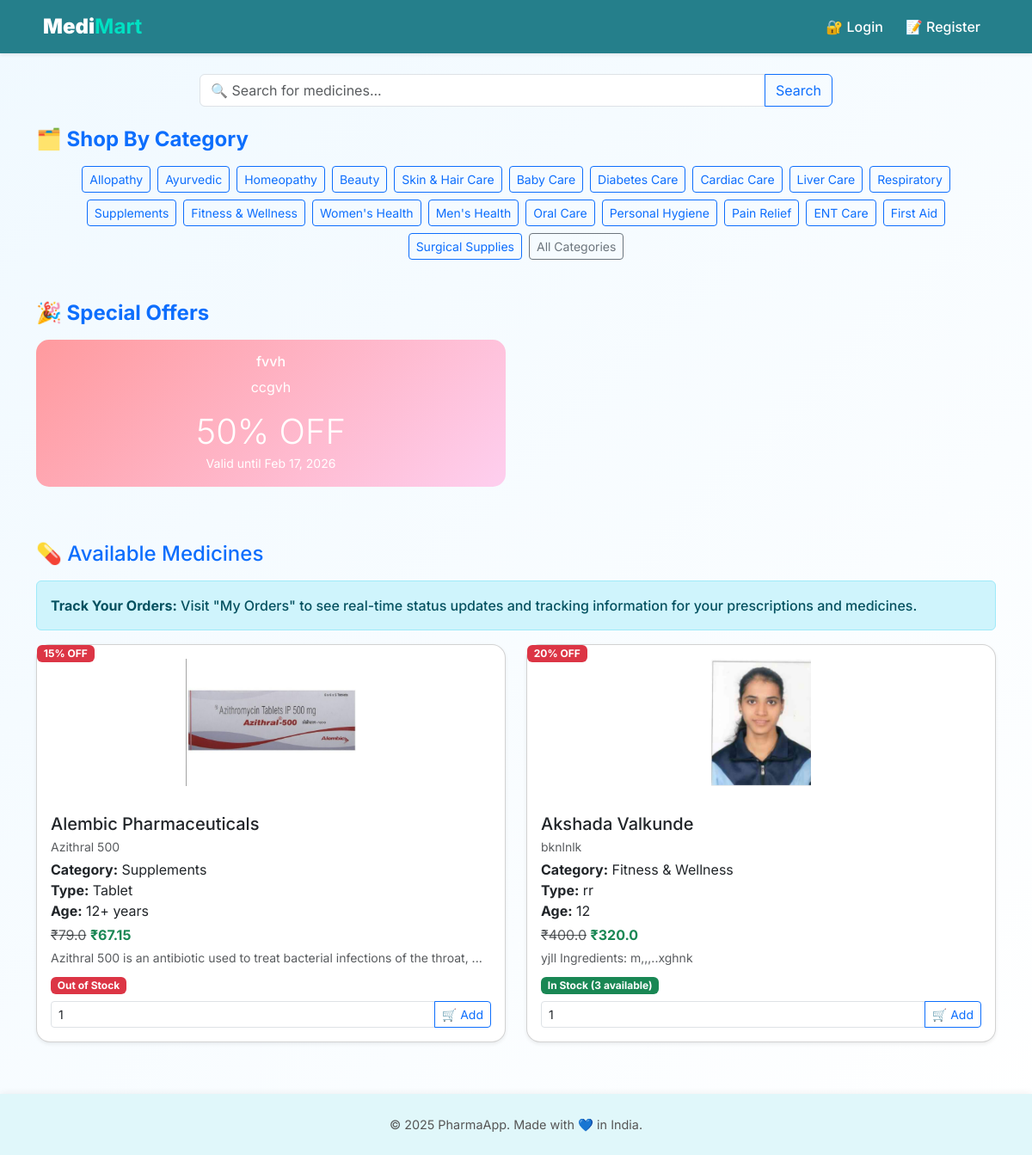
The page / on the database its author committed.
### models.py (models this page shows)
class Offer(db.Model):
    id = db.Column(db.Integer, primary_key=True)
    title = db.Column(db.String(200), nullable=False)
    description = db.Column(db.Text, nullable=False)
    discount = db.Column(db.Integer, nullable=False)
    valid_until = db.Column(db.DateTime, nullable=False)

class Medicine(db.Model):
    id = db.Column(db.Integer, primary_key=True)
    medicine_name = db.Column(db.String(100), nullable=False)
    name = db.Column(db.String(100), nullable=False)
    type = db.Column(db.String(50), nullable=False)
    age_group = db.Column(db.String(50), nullable=False)
    category = db.Column(db.String(50), nullable=False)
    price = db.Column(db.Float, nullable=False)
    discount = db.Column(db.Integer, default=0)
    stock = db.Column(db.Integer, nullable=False)
    image = db.Column(db.String(200), nullable=True)
    description = db.Column(db.Text, nullable=True)

### routes/main.py (the view)
@main_bp.route('/', methods=['GET', 'POST'])
def home():
    if request.method == 'POST':
        flash('POST request received!')
        return redirect(url_for('main.home'))
    search_query = request.args.get('search', '')
    category_filter = request.args.get('category', '')
    brand_filter = request.args.get('brand', '')
    medicines_query = Medicine.query
    if search_query:
        medicines_query = medicines_query.filter(
            (Medicine.name.ilike(f'%{search_query}%')) |
            (Medicine.medicine_name.ilike(f'%{search_query}%'))
        )
    if category_filter:
        medicines_query = medicines_query.filter(Medicine.category.ilike(f'%{category_filter}%'))
    if brand_filter:
        medicines_query = medicines_query.filter(Medicine.name.ilike(f'%{brand_filter}%'))
    medicines = medicines_query.all()
    offers = Offer.query.all()
    return render_template('home.html', medicines=medicines, offers=offers)

### app.py (called while the page is built)
def version_filter(path):
    try:
        if not path:
            return ''
        rel = path.lstrip('/') if path.startswith('/') else path
        full_path = os.path.join(os.getcwd(), rel)
        mtime = int(os.path.getmtime(full_path))
        return f"{path}?v={mtime}"
    except Exception:
        return path

### templates/home.html (shortened to what this page needs)
{% extends 'base.html' %}
{% block content %}
<div class="row align-items-center my-4">
  <div class="col-md-8 mx-auto">
    <form method="GET" class="input-group">
      <input type="text" name="search" class="form-control" placeholder="🔍 Search for medicines..." value="{{ request.args.get('search', '') }}">
      <button class="btn btn-outline-primary" type="submit">Search</button>
    </form>
  </div>
</div>
 <h4 class="mb-3 text-primary fw-bold">🗂️ Shop By Category</h4>
<div class="mb-3">
  <div class="row row-cols-auto g-2 justify-content-center">
    <div class="col">
      <a href="{{ url_for('main.home', category='Allopathy') }}" class="btn btn-outline-primary btn-sm">Allopathy</a>
    </div>
    <div class="col">
      <a href="{{ url_for('main.home', category='Ayurvedic') }}" class="btn btn-outline-primary btn-sm">Ayurvedic</a>
    </div>
    <div class="col">
      <a href="{{ url_for('main.home', category='Homeopathy') }}" class="btn btn-outline-primary btn-sm">Homeopathy</a>
    </div>
    <div class="col">
      <a href="{{ url_for('main.home', category='Beauty') }}" class="btn btn-outline-primary btn-sm">Beauty</a>
    </div>
    <div class="col">
      <a href="{{ url_for('main.home', category='Skin & Hair Care') }}" class="btn btn-outline-primary btn-sm">Skin & Hair Care</a>
    </div>
    <div class="col">
      <a href="{{ url_for('main.home', category='Baby Care') }}" class="btn btn-outline-primary btn-sm">Baby Care</a>
    </div>
    <div class="col">
      <a href="{{ url_for('main.home', category='Diabetes Care') }}" class="btn btn-outline-primary btn-sm">Diabetes Care</a>
    </div>
    <div class="col">
      <a href="{{ url_for('main.home', category='Cardiac Care') }}" class="btn btn-outline-primary btn-sm">Cardiac Care</a>
    </div>
    <div class="col">
      <a href="{{ url_for('main.home', category='Liver Care') }}" class="btn btn-outline-primary btn-sm">Liver Care</a>
    </div>
    <div class="col">
      <a href="{{ url_for('main.home', category='Respiratory') }}" class="btn btn-outline-primary btn-sm">Respiratory</a>
    </div>
    <div class="col">
      <a href="{{ url_for('main.home', category='Supplements') }}" class="btn btn-outline-primary btn-sm">Supplements</a>
    </div>
    <div class="col">
      <a href="{{ url_for('main.home', category='Fitness & Wellness') }}" class="btn btn-outline-primary btn-sm">Fitness & Wellness</a>
    </div>
    <div class="col">
      <a href="{{ url_for('main.home', category='Women\'s Health') }}" class="btn btn-outline-primary btn-sm">Women's Health</a>
    </div>
    <div class="col">
      <a href="{{ url_for('main.home', category='Men\'s Health') }}" class="btn btn-outline-primary btn-sm">Men's Health</a>
    </div>
    <div class="col">
      <a href="{{ url_for('main.home', category='Oral Care') }}" class="btn btn-outline-primary btn-sm">Oral Care</a>
    </div>
    <div class="col">
      <a href="{{ url_for('main.home', category='Personal Hygiene') }}" class="btn btn-outline-primary btn-sm">Personal Hygiene</a>
    </div>
    <div class="col">
      <a href="{{ url_for('main.home', category='Pain Relief') }}" class="btn btn-outline-primary btn-sm">Pain Relief</a>
    </div>
    <div class="col">
      <a href="{{ url_for('main.home', category='ENT Care') }}" class="btn btn-outline-primary btn-sm">ENT Care</a>
    </div>
    <div class="col">
      <a href="{{ url_for('main.home', category='First Aid') }}" class="btn btn-outline-primary btn-sm">First Aid</a>
    </div>
    <div class="col">
      <a href="{{ url_for('main.home', category='Surgical Supplies') }}" class="btn btn-outline-primary btn-sm">Surgical Supplies</a>
    </div>
    <div class="col">
      <a href="{{ url_for('main.home') }}" class="btn btn-outline-secondary btn-sm">All Categories</a>
    </div>
  </div>
</div>
{% if offers %}
<h4 class="mt-5 mb-3 text-primary fw-bold">🎉 Special Offers</h4>
<div class="row">
  {% for offer in offers[:2] %}
  <div class="col-6 mb-3">
    <div class="card offer-card h-100">
      <div class="card-body text-center">
        <h6 class="card-title">{{ offer.title }}</h6>
        <p class="card-text">{{ offer.description }}</p>
        <div class="display-6 font-weight-bold">{{ offer.discount }}% OFF</div>
        <small>Valid until {{ offer.valid_until.strftime('%b %d, %Y') }}</small>
        <br>
      </div>
    </div>
  </div>
  {% endfor %}
</div>
{% endif %}
<h4 class="mt-5 mb-3 text-primary">💊 Available Medicines</h4>
<div class="alert alert-info">
  <strong>Track Your Orders:</strong> Visit "My Orders" to see real-time status updates and tracking information for your prescriptions and medicines.
</div>
<div class="row g-4">
  {% for med in medicines %}
  <div class="col-6">
    <div class="card tilt shadow-sm h-100 medicine-card">
      <div class="position-relative">
        <img src="{{ med.image | version }}" class="card-img-top p-3" alt="{{ med.name }}" style="height: 180px; object-fit: contain;">
        {% if med.discount %}
          <span class="badge bg-danger position-absolute top-0 start-0">{{ med.discount }}% OFF</span>
        {% endif %}
      </div>
      <div class="card-body d-flex flex-column">
        <h5 class="card-title mb-1">{{ med.name }}</h5>
        <p class="mb-1 text-muted small">{{ med.medicine_name }}</p>
        <p class="mb-1">
          <strong>Category:</strong> {{ med.category }}<br>
          <strong>Type:</strong> {{ med.type }}<br>
          <strong>Age:</strong> {{ med.age_group }}
        </p>
        <p class="mb-1">
          {% if med.discount %}
            <del class="text-muted">₹{{ med.price }}</del> <strong class="text-success">₹{{ (med.price - (med.price * med.discount / 100)) | round(2) }}</strong>
          {% else %}
            <strong>₹{{ med.price }}</strong>
          {% endif %}
        </p>
        <p class="text-muted small mb-2">
          {{ med.description[:80] }}{% if med.description|length > 80 %}...{% endif %}
        </p>
        <p class="mb-2">
          {% if med.stock > 0 %}
            <span class="badge bg-success">In Stock ({{ med.stock }} available)</span>
          {% else %}
            <span class="badge bg-danger">Out of Stock</span>
          {% endif %}
        </p>
        <form method="POST" action="{{ url_for('main.add_to_cart', med_id=med.id) }}" class="mt-auto">
          <div class="input-group">
            <input type="number" name="quantity" min="1" max="{{ med.stock }}" value="1" class="form-control form-control-sm">
            <button type="submit" class="btn btn-sm btn-outline-primary">🛒 Add</button>
          </div>
        </form>
      </div>
    </div>
  </div>
  {% endfor %}
</div>
{% endblock %}

### templates/base.html (shortened to what this page needs)
<!doctype html>
<html lang="en">
  <head>
    <link href="{{ url_for('static', filename='vendor/bootstrap.min.css') }}" rel="stylesheet">
    <link rel="stylesheet" href="{{ url_for('static', filename='css/style.css') }}">
  </head>
  <body>
    <nav class="navbar navbar-expand-lg navbar-custom sticky-top shadow-sm">
      <div class="container">
<a class="navbar-brand d-flex align-items-center gap-2" href="{{ url_for('main.home') }}">
  <span><strong>Medi</strong><span style="color:#00e0c2;">Mart</span></span>
</a>
        <div class="collapse navbar-collapse" id="navbarMenu">
          <ul class="navbar-nav ms-auto">
            {% if current_user.is_authenticated %}
              {% if current_user.is_admin %}
                <li class="nav-item">
<a class="nav-link" href="{{ url_for('admin.admin_dashboard') }}">📊 Admin</a>
                </li>
                <li class="nav-item">
<a class="nav-link" href="{{ url_for('admin.view_orders') }}">📋 Orders</a>
                </li>
              {% elif current_user.is_doctor %}
                <li class="nav-item">
                  <a class="nav-link" href="{{ url_for('doctor.doctor_dashboard') }}">👨‍⚕️ Doctor</a>
                </li>
              {% else %}
                <li class="nav-item">
<a class="nav-link" href="{{ url_for('main.upload_prescription') }}">📄 Upload Prescription</a>
                </li>
                <li class="nav-item">
<a class="nav-link" href="{{ url_for('main.cart') }}">🛒 Cart</a>
                </li>
                <li class="nav-item">
<a class="nav-link" href="{{ url_for('main.my_orders') }}">📦 My Orders</a>
                </li>
              {% endif %}
              <li class="nav-item">
<a class="nav-link" href="{{ url_for('auth.logout') }}">🚪 Logout</a>
              </li>
            {% else %}
              <li class="nav-item">
<a class="nav-link" href="{{ url_for('auth.login') }}">🔐 Login</a>
              </li>
              <li class="nav-item">
<a class="nav-link" href="{{ url_for('auth.register') }}">📝 Register</a>
              </li>
            {% endif %}
          </ul>
        </div>
      </div>
    </nav>
    <div class="container mt-4">
      {% block content %}{% endblock %}
    </div>
    <footer>
      &copy; 2025 PharmaApp. Made with 💙 in India.
    </footer>
  </body>
</html>

### templates/base.html (style rules this page uses)
body { margin: 0; font-family: 'Inter', sans-serif; background: linear-gradient(135deg, #f0f9ff, #ffffff); color: #333; }
.navbar-brand { font-weight: 700; font-size: 1.5rem; color: white !important; }
.navbar-custom { background-color: #257f8b; }
.nav-link { color: white !important; font-weight: 500; margin-right: 10px; }
.alert { font-weight: 500; }
footer { text-align: center; padding: 25px 10px; background-color: #e0f7fa; font-size: 0.9rem; color: #555; margin-top: 60px; box-shadow: 0 -1px 8px rgba(0, 0, 0, 0.06); }

### templates/home.html (style rules this page uses)
.card.tilt { transition: transform 0.2s ease-in-out; will-change: transform; border-radius: 1rem; }
.offer-card { background: linear-gradient(135deg, #ff9a9e 0%, #fecfef 100%); border: none; border-radius: 15px; color: white; transition: transform 0.3s ease; }
.medicine-card { transition: transform 0.3s ease; }

### rows shown on the page
Offer: title "fvvh", description "ccgvh", discount "50", valid_until "Feb 17, 2026"
Medicine: image|version (picture), discount "15", name "Alembic Pharmaceuticals", medicine_name "Azithral 500", category "Supplements", type "Tablet", age_group "12+ years", price "79.0", (med.price-(med.price*med.discount/100))|round(2) "67.15", description "Azithral 500 is an antibiotic used to treat bacterial infections of the throat,", stock "Out of Stock"
Medicine: image|version (picture), discount "20", name "Akshada Valkunde", medicine_name "bknlnlk", category "Fitness & Wellness", type "rr", age_group "12", price "400.0", (med.price-(med.price*med.discount/100))|round(2) "320.0", description "yjll Ingredients: m,,,..xghnk", stock "3"
